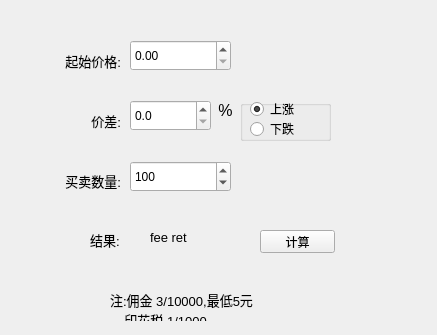
<?xml version="1.0" encoding="UTF-8"?>
<ui version="4.0">
 <class>CalcForm</class>
 <widget class="QWidget" name="CalcForm">
  <property name="geometry">
   <rect>
    <x>0</x>
    <y>0</y>
    <width>437</width>
    <height>335</height>
   </rect>
  </property>
  <property name="windowTitle">
   <string>计算器</string>
  </property>
  <widget class="QDoubleSpinBox" name="dbspbox_price">
   <property name="geometry">
    <rect>
     <x>130</x>
     <y>40</y>
     <width>101</width>
     <height>31</height>
    </rect>
   </property>
   <property name="decimals">
    <number>2</number>
   </property>
   <property name="maximum">
    <double>999.990000000000009</double>
   </property>
  </widget>
  <widget class="QLabel" name="label_raise_percent">
   <property name="geometry">
    <rect>
     <x>50</x>
     <y>110</y>
     <width>71</width>
     <height>21</height>
    </rect>
   </property>
   <property name="font">
    <font>
     <pointsize>10</pointsize>
    </font>
   </property>
   <property name="text">
    <string>价差:</string>
   </property>
   <property name="alignment">
    <set>Qt::AlignRight|Qt::AlignTrailing|Qt::AlignVCenter</set>
   </property>
  </widget>
  <widget class="QDoubleSpinBox" name="updown_percent">
   <property name="geometry">
    <rect>
     <x>130</x>
     <y>100</y>
     <width>81</width>
     <height>31</height>
    </rect>
   </property>
   <property name="decimals">
    <number>1</number>
   </property>
   <property name="maximum">
    <double>1000.000000000000000</double>
   </property>
  </widget>
  <widget class="QLabel" name="label_raise_percent_bfh">
   <property name="geometry">
    <rect>
     <x>210</x>
     <y>100</y>
     <width>31</width>
     <height>21</height>
    </rect>
   </property>
   <property name="font">
    <font>
     <pointsize>12</pointsize>
    </font>
   </property>
   <property name="text">
    <string>%</string>
   </property>
   <property name="alignment">
    <set>Qt::AlignCenter</set>
   </property>
  </widget>
  <widget class="QLabel" name="label_calcwin_start_price">
   <property name="geometry">
    <rect>
     <x>50</x>
     <y>50</y>
     <width>71</width>
     <height>21</height>
    </rect>
   </property>
   <property name="font">
    <font>
     <pointsize>10</pointsize>
    </font>
   </property>
   <property name="text">
    <string>起始价格:</string>
   </property>
   <property name="alignment">
    <set>Qt::AlignRight|Qt::AlignTrailing|Qt::AlignVCenter</set>
   </property>
  </widget>
  <widget class="QSpinBox" name="spinBox_quantity">
   <property name="geometry">
    <rect>
     <x>130</x>
     <y>161</y>
     <width>101</width>
     <height>31</height>
    </rect>
   </property>
   <property name="maximum">
    <number>999999999</number>
   </property>
   <property name="value">
    <number>100</number>
   </property>
  </widget>
  <widget class="QLabel" name="lab_quantity">
   <property name="geometry">
    <rect>
     <x>30</x>
     <y>170</y>
     <width>91</width>
     <height>21</height>
    </rect>
   </property>
   <property name="font">
    <font>
     <pointsize>10</pointsize>
    </font>
   </property>
   <property name="text">
    <string>买卖数量:</string>
   </property>
   <property name="alignment">
    <set>Qt::AlignRight|Qt::AlignTrailing|Qt::AlignVCenter</set>
   </property>
  </widget>
  <widget class="QLabel" name="lab_fee_intro">
   <property name="geometry">
    <rect>
     <x>110</x>
     <y>290</y>
     <width>221</width>
     <height>31</height>
    </rect>
   </property>
   <property name="font">
    <font>
     <pointsize>10</pointsize>
    </font>
   </property>
   <property name="text">
    <string>注:佣金 3/10000,最低5元
    印花税 1/1000</string>
   </property>
   <property name="alignment">
    <set>Qt::AlignLeading|Qt::AlignLeft|Qt::AlignTop</set>
   </property>
  </widget>
  <widget class="QLabel" name="lab_result">
   <property name="geometry">
    <rect>
     <x>150</x>
     <y>230</y>
     <width>121</width>
     <height>31</height>
    </rect>
   </property>
   <property name="font">
    <font>
     <pointsize>10</pointsize>
    </font>
   </property>
   <property name="text">
    <string>fee ret</string>
   </property>
   <property name="alignment">
    <set>Qt::AlignLeading|Qt::AlignLeft|Qt::AlignTop</set>
   </property>
  </widget>
  <widget class="QPushButton" name="pbtn_calc">
   <property name="geometry">
    <rect>
     <x>260</x>
     <y>230</y>
     <width>75</width>
     <height>23</height>
    </rect>
   </property>
   <property name="text">
    <string>计算</string>
   </property>
  </widget>
  <widget class="QGroupBox" name="groupBox">
   <property name="geometry">
    <rect>
     <x>240</x>
     <y>100</y>
     <width>91</width>
     <height>41</height>
    </rect>
   </property>
   <property name="title">
    <string/>
   </property>
   <widget class="QRadioButton" name="radio_up">
    <property name="geometry">
     <rect>
      <x>10</x>
      <y>0</y>
      <width>82</width>
      <height>18</height>
     </rect>
    </property>
    <property name="text">
     <string>上涨</string>
    </property>
    <property name="checked">
     <bool>true</bool>
    </property>
   </widget>
   <widget class="QRadioButton" name="radio_down">
    <property name="geometry">
     <rect>
      <x>10</x>
      <y>20</y>
      <width>82</width>
      <height>18</height>
     </rect>
    </property>
    <property name="text">
     <string>下跌</string>
    </property>
   </widget>
  </widget>
  <widget class="QLabel" name="lab_result_tag">
   <property name="geometry">
    <rect>
     <x>90</x>
     <y>230</y>
     <width>41</width>
     <height>31</height>
    </rect>
   </property>
   <property name="font">
    <font>
     <pointsize>10</pointsize>
    </font>
   </property>
   <property name="text">
    <string>结果:</string>
   </property>
   <property name="alignment">
    <set>Qt::AlignLeading|Qt::AlignLeft|Qt::AlignTop</set>
   </property>
  </widget>
 </widget>
 <resources/>
 <connections/>
</ui>
